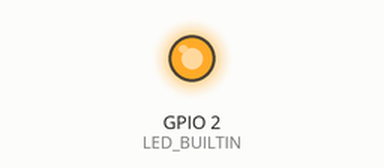
This program was run on a simulated ESP32. Shown: output pins drawn as LEDs (lit = HIGH). What the program prints to the serial monitor is not drawn.

Above: at 1.6 s.
At 4.8 s:
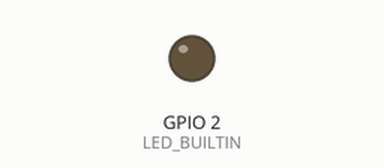
Timing chart, 0 to 8.3 s (numbered marks = the images above):
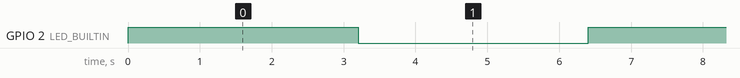

Measured:
- by itself, GPIO 2 (LED_BUILTIN): alternates HIGH for 3.2 s and LOW for 3.2 s

The program:

main.cpp
```cpp
/*
 * Blink
 * Turns on an LED on for one second,
 * then off for one second, repeatedly.
 */

#include <Arduino.h>

// Set LED_BUILTIN if it is not defined by Arduino framework
#define LED_BUILTIN 2

void setup()
{
  // initialize LED digital pin as an output.
  pinMode(LED_BUILTIN, OUTPUT);

  Serial.begin(115200); //same speed as defined for the serial monitor in platformio.ini
  Serial.println("Start");
}

int delayTime = 3200;

void blink_led()
{
  digitalWrite(LED_BUILTIN, HIGH); // turn the LED on (HIGH is the voltage level)
  //Serial.println("The Blue LED is on");
  delay(delayTime); // wait for a second
  digitalWrite(LED_BUILTIN, LOW); // turn the LED off by making the voltage LOW
  //Serial.println("The Blue LED is off");
  //Serial.println(ESP.getFlashChipSize());
  //Serial.println(ESP.getFreeSketchSpace());
  delay(delayTime); // wait for a second
}

void loop()
{
blink_led();
}
```
